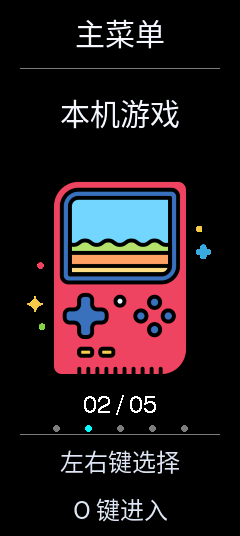
#> input picture docs/images/current-menu.png, 240 x 536 px, given in place of format_0.png, which was not available
$ python render_bluetooth_regression.py
#> lines starting #> are read from the running program, lines starting #| are printed output that depends on the picture; pictures that were not available may be replaced by others from this repository, and a replacement may not be noted
from pathlib import Path
from PIL import Image,ImageDraw
root=Path(__file__).resolve().parents[1];out=root/'logs/bluetooth_regression';docs=root/'docs/images';docs.mkdir(parents=True,exist_ok=True)
for f in out.glob('*.rgb565'):
 d=f.read_bytes();assert len(d)==257280
 pixels=[]
 for i in range(0,len(d),2):
  v=(d[i]<<8)|d[i+1];r=(v>>11)&31;g=(v>>5)&63;b=v&31;pixels.append(((r<<3)|(r>>2),(g<<2)|(g>>4),(b<<3)|(b>>2)))
 im=Image.new('RGB',(240,536));im.putdata(pixels);im.save(f.with_suffix('.png'))
def sheet(names,target):
#> called with target = 'formats.png'
 im=Image.new('RGB',(260*len(names),566),(28,31,36));draw=ImageDraw.Draw(im)
#> after `im = Image.new('RGB', (260 * len(names), 566), (28, 31, 36))`:
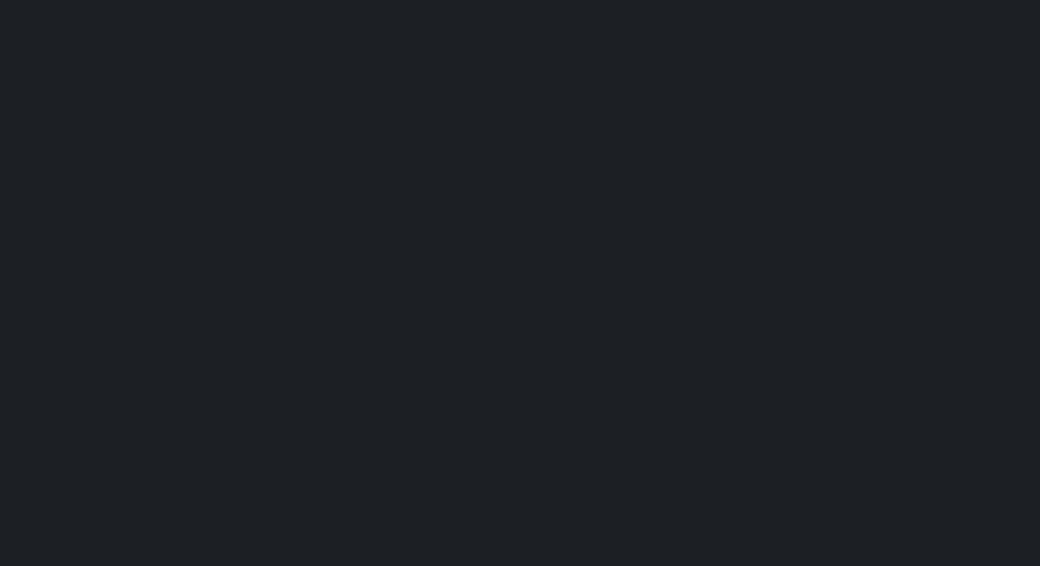
#> im: PIL image 1040x566 RGB; mean R, G, B 28, 31, 36
 for i,n in enumerate(names):draw.text((i*260+10,5),n,fill='white');im.paste(Image.open(out/(n+'.png')),(i*260+10,25))
#> after `im.paste(Image.open(out / (n + '.png')), (i * 260 + 10, 25))`:
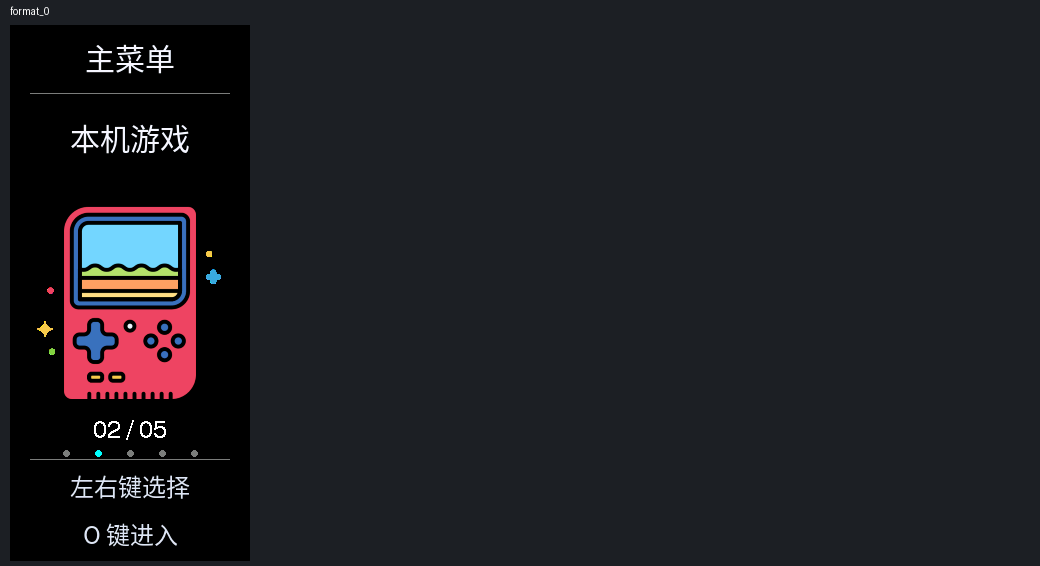
#> im: PIL image 1040x566 RGB; mean R, G, B 29.8, 29.8, 34.5
#> pass 2 of the loop in sheet, `for i,n in enumerate(names):draw.text((i*260+10,5),n,fill='white');im...`:
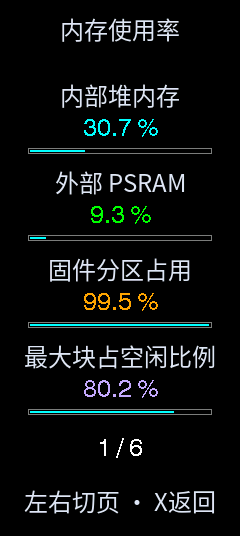
#> input picture docs/images/current-monitor.png, 240 x 536 px, given in place of format_1.png, which was not available
#> in sheet, `im.paste(Image.open(out / (n + '.png')), (i * 260 + 10, 25))`:
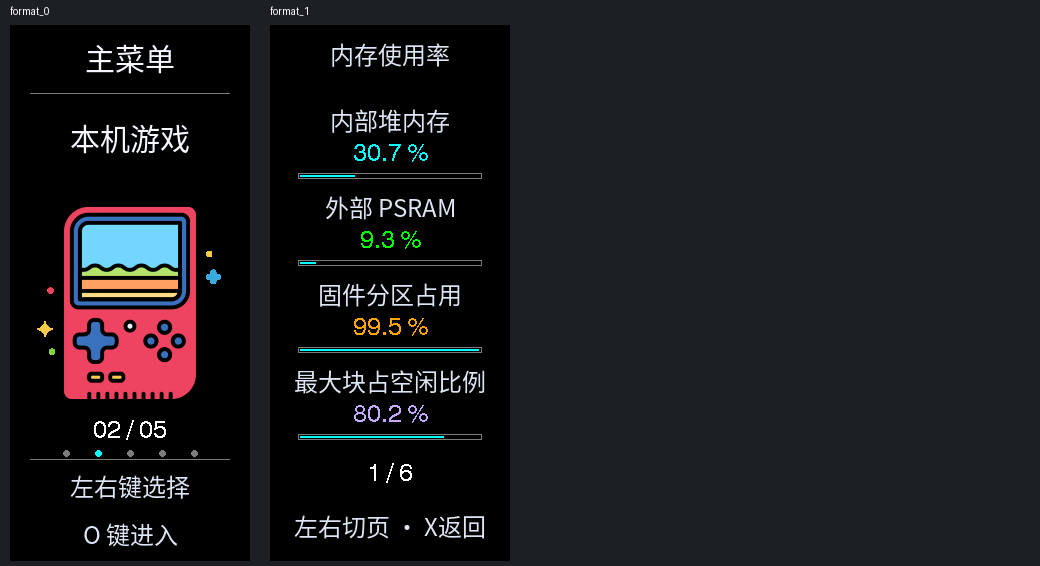
#> im: PIL image 1040x566 RGB; mean R, G, B 26.5, 26.5, 30.1
 im.save(docs/target)
#> (the run stopped early here; a loop or call above may not have finished)
